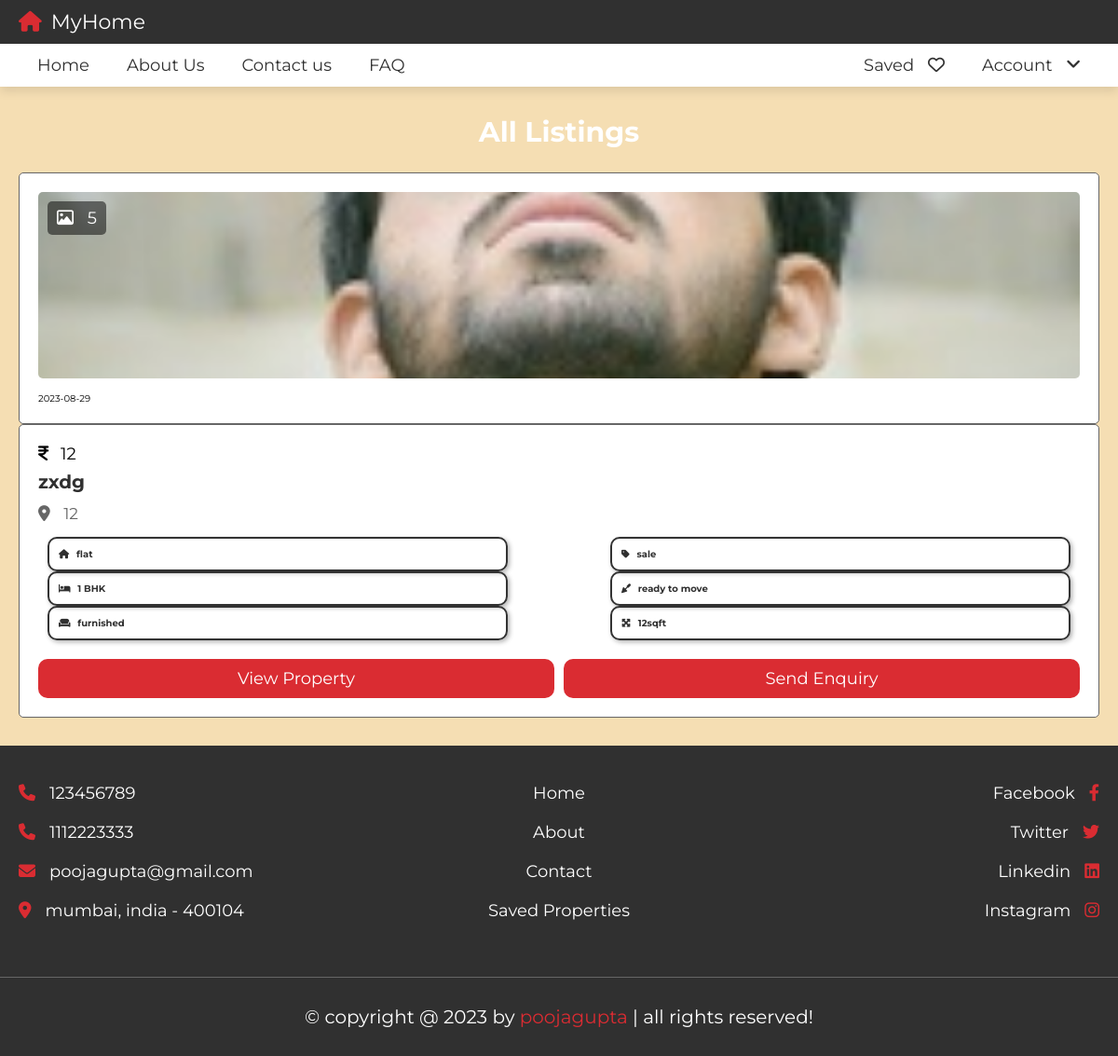
The app's page /listings.php, older data.
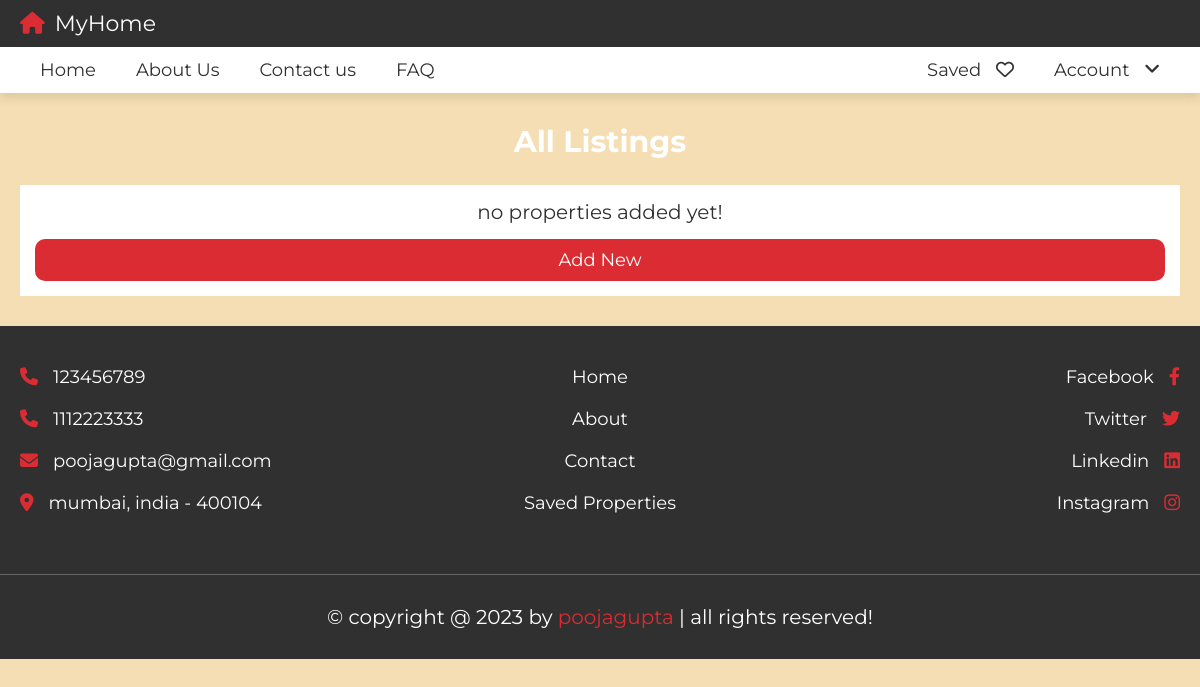
The same page, newer data.
### tables this page shows
CREATE TABLE `property` (
  `id` int(20) NOT NULL,
  `user_id` varchar(20) NOT NULL,
  `property_name` varchar(50) NOT NULL,
  `address` varchar(100) NOT NULL,
  `price` varchar(10) NOT NULL,
  `type` varchar(10) NOT NULL,
  `offer` varchar(10) NOT NULL,
  `status` varchar(50) NOT NULL,
  `furnished` varchar(50) NOT NULL,
  `bhk` varchar(10) NOT NULL,
  `deposite` varchar(10) NOT NULL,
  `bedroom` varchar(10) NOT NULL,
  `bathroom` varchar(10) NOT NULL,
  `balcony` varchar(10) NOT NULL,
  `carpet` varchar(10) NOT NULL,
  `age` varchar(2) NOT NULL,
  `total_floors` varchar(2) NOT NULL,
  `room_floor` varchar(2) NOT NULL,
  `loan` varchar(50) NOT NULL,
  `lift` varchar(3) NOT NULL,
  `security_guard` varchar(3) NOT NULL DEFAULT 'no',
  `play_ground` varchar(3) DEFAULT 'no',
  `garden` varchar(3) NOT NULL DEFAULT 'no',
  `water_supply` varchar(3) NOT NULL DEFAULT 'no',
  `power_backup` varchar(3) NOT NULL DEFAULT 'no',
  `parking_area` varchar(3) NOT NULL DEFAULT 'no',
  `gym` varchar(3) NOT NULL DEFAULT 'no',
  `shopping_mall` varchar(3) DEFAULT 'no',
  `hospital` varchar(3) NOT NULL DEFAULT 'no',
  `school` varchar(3) NOT NULL DEFAULT 'no',
  `market_area` varchar(3) NOT NULL DEFAULT 'no',
  `image_01` varchar(50) NOT NULL,
  `image_02` varchar(50) NOT NULL,
  `image_03` varchar(50) NOT NULL,
  `image_04` varchar(50) NOT NULL,
  `image_05` varchar(50) NOT NULL,
  `description` varchar(1000) NOT NULL,
  `date` date NOT NULL DEFAULT current_timestamp()
);

### listings.php (the view, shortened to what this page needs)
<?php
include 'components/connect.php';
?>
<!DOCTYPE html>
<html lang="en">
<head>
   <link rel="stylesheet" href="https://cdnjs.cloudflare.com/ajax/libs/font-awesome/6.2.0/css/all.min.css">
   <link rel="stylesheet" href="css/style.css">
</head>
<body>
   <?php include 'components/user_header.php'; ?>
   <section class="listings">
      <h1 class="heading">all listings</h1>
      <div class="box-container">
         <?php
         $select_properties = $conn->prepare("SELECT * FROM `property` ORDER BY date DESC");
         $select_properties->execute();
         if ($select_properties->rowCount() > 0) {
            while ($fetch_property = $select_properties->fetch(PDO::FETCH_ASSOC)) {
               if (!empty($fetch_property['image_02'])) {
                  $image_coutn_02 = 1;
               } else {
                  $image_coutn_02 = 0;
               }
               if (!empty($fetch_property['image_03'])) {
                  $image_coutn_03 = 1;
               } else {
                  $image_coutn_03 = 0;
               }
               if (!empty($fetch_property['image_04'])) {
                  $image_coutn_04 = 1;
               } else {
                  $image_coutn_04 = 0;
               }
               if (!empty($fetch_property['image_05'])) {
                  $image_coutn_05 = 1;
               } else {
                  $image_coutn_05 = 0;
               }
               $total_images = (1 + $image_coutn_02 + $image_coutn_03 + $image_coutn_04 + $image_coutn_05);
               ?>
               <form action="" method="POST">
                  <div class="box">
                     <div class="thumb">
                        <p class="total-images"><i class="far fa-image"></i><span>
                              <?= $total_images; ?>
                           </span></p>
                        <img src="uploaded_files/<?= $fetch_property['image_01']; ?>" alt="">
                     </div>
                              <span>
                                 <?= $fetch_property['date']; ?>
                              </span>
                  </div>
                  <div class="box">
                     <div class="price"><i class="fas fa-indian-rupee-sign"></i><span>
                           <?= $fetch_property['price']; ?>
                        </span></div>
                     <h3 class="name">
                        <?= $fetch_property['property_name']; ?>
                     </h3>
                     <p class="location"><i class="fas fa-map-marker-alt"></i><span>
                           <?= $fetch_property['address']; ?>
                        </span></p>
                     <div class="flex">
                        <p><i class="fas fa-house"></i><span>
                              <?= $fetch_property['type']; ?>
                           </span></p>
                        <p><i class="fas fa-tag"></i><span>
                              <?= $fetch_property['offer']; ?>
                           </span></p>
                        <p><i class="fas fa-bed"></i><span>
                              <?= $fetch_property['bhk']; ?> BHK
                           </span></p>
                        <p><i class="fas fa-trowel"></i><span>
                              <?= $fetch_property['status']; ?>
                           </span></p>
                        <p><i class="fas fa-couch"></i><span>
                              <?= $fetch_property['furnished']; ?>
                           </span></p>
                        <p><i class="fas fa-maximize"></i><span>
                              <?= $fetch_property['carpet']; ?>sqft
                           </span></p>
                     </div>
                     <div class="flex-btn">
                        <a href="view_property.php?get_id=<?= $fetch_property['id']; ?>" class="btn">view property</a>
                        <input type="submit" value="send enquiry" name="send" class="btn">
                     </div>
                  </div>
               </form>
               <?php
            }
         } else {
            echo '<p class="empty">no properties added yet! <a href="post_property.php" style="margin-top:1.5rem;" class="btn">add new</a></p>';
         }
         ?>
      </div>
   </section>
   <?php include 'components/footer.php'; ?>
</body>
</html>

Row changes from the older to the newer data that the page shows:
removed property: total_images "5", image_01 (picture), date "2023-08-29", price "12", property_name "zxdg", address "12", type "flat", offer "sale", bhk "1", status "ready to move", furnished "furnished", carpet "12"
Text that changed along with them:
text now shown: "no properties added yet! Add New"
